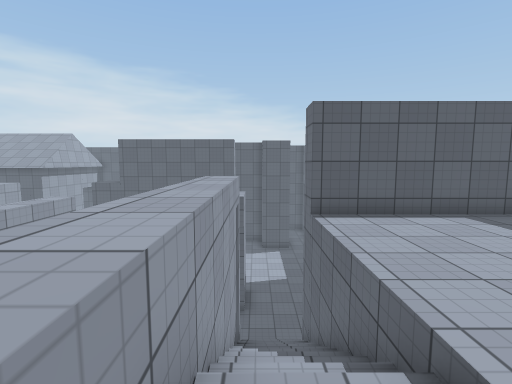
[1] (above)

22 first-person views from a walk through a 3-D level made in the Unity game engine. The camera is 1.4 m above the floor, tilts 6° down and sees 85° across. The floor is counted in squares, 1 m on a side. Each view is taken from the middle of a square. On the plan, view 1 faces up. The plan holds only what a view shows up to about 14 squares ahead; the rest is blank. The player character is not drawn. Surface patterns are stand-ins for the level's own textures.

[2]
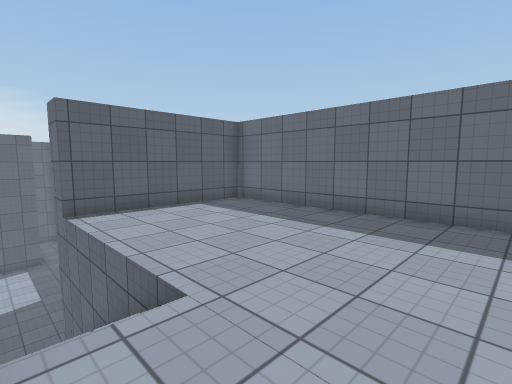

[3]
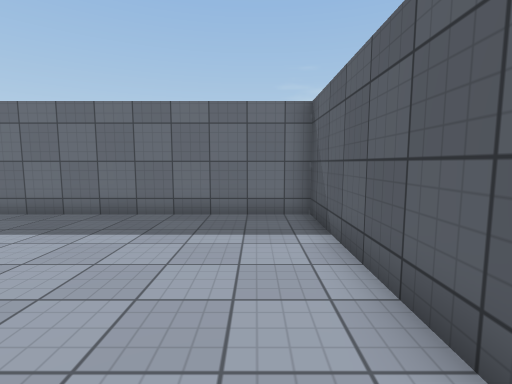

[4]
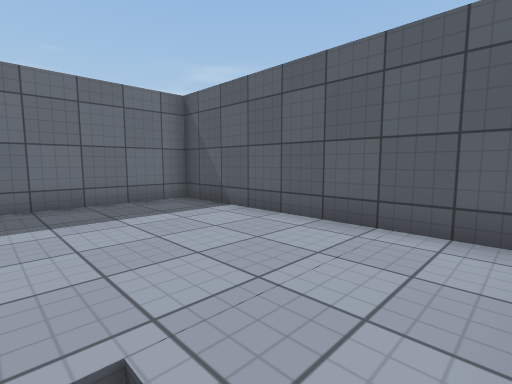

[5]
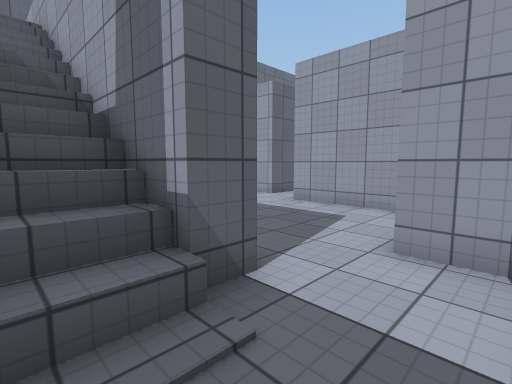

[6]
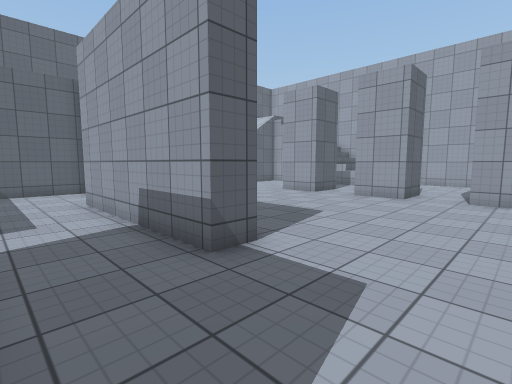

[7]
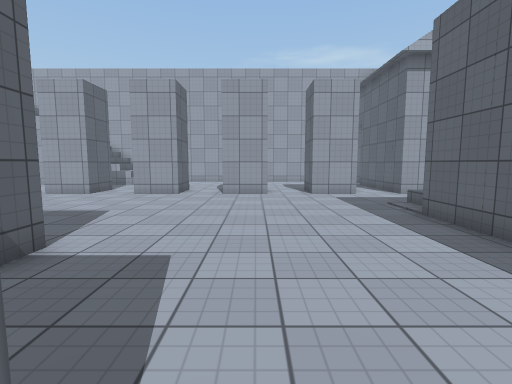

[8]
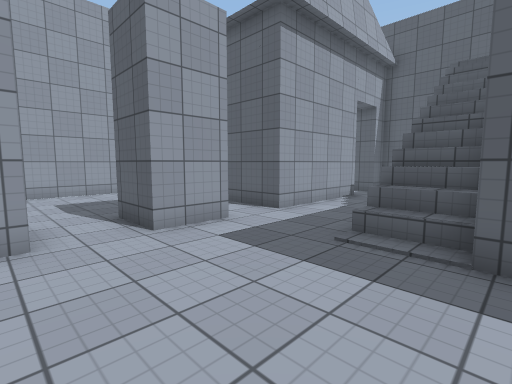

[9]
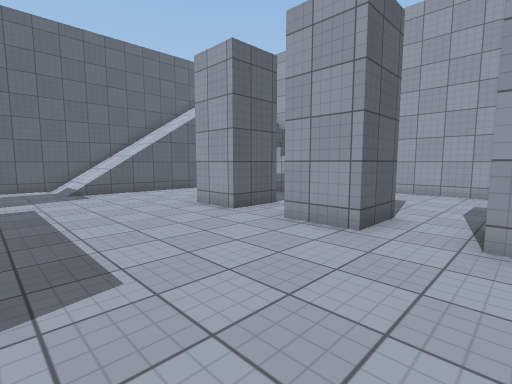

[10]
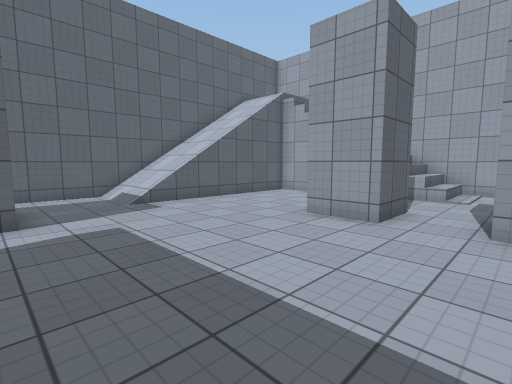

[11]
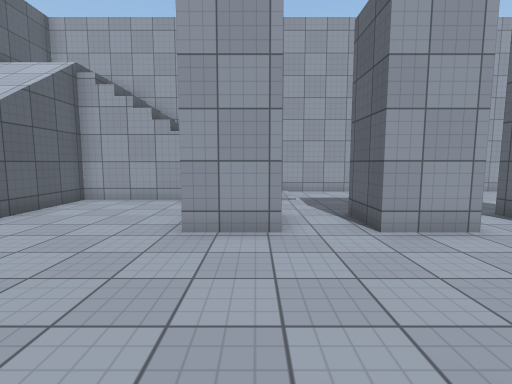

[12]
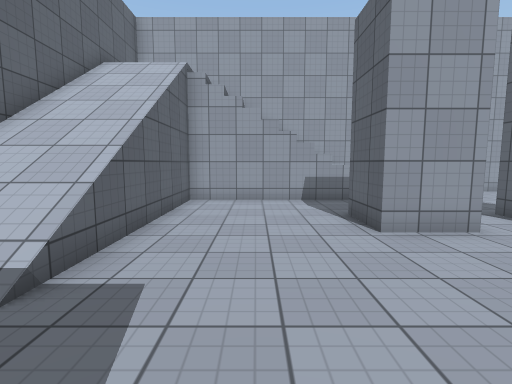

[13]
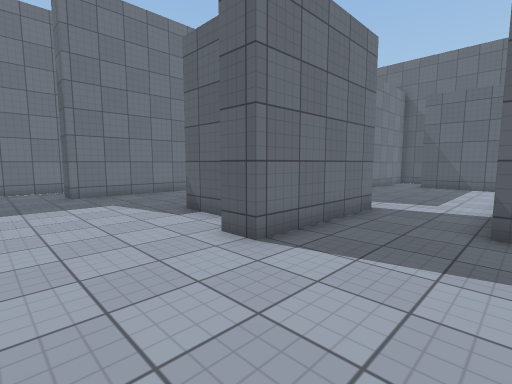

[14]
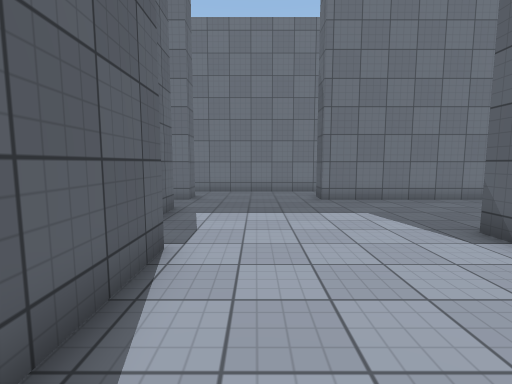

[15]
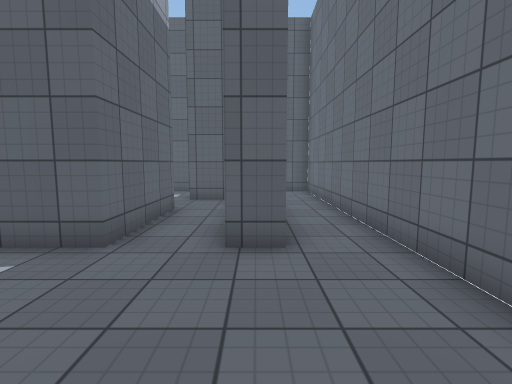

[16]
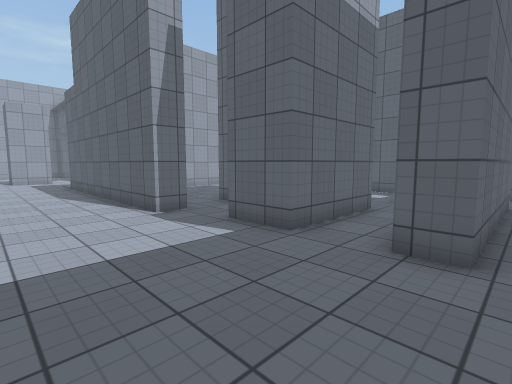

[17]
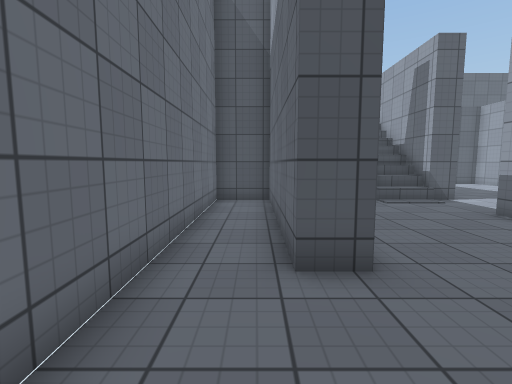

[18]
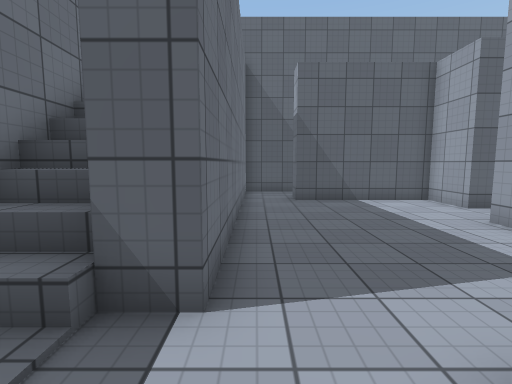

[19]
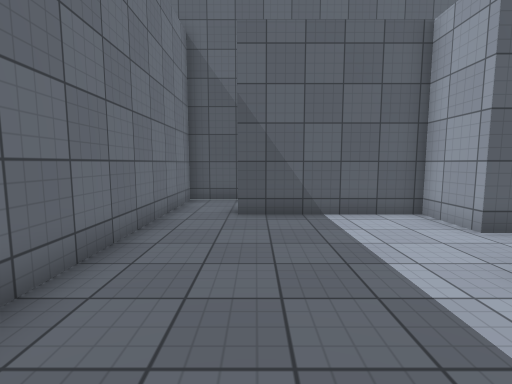

[20]
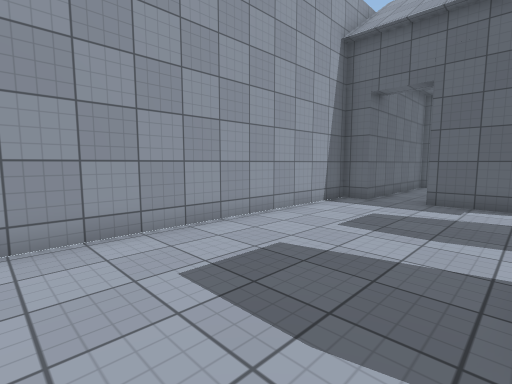

[21]
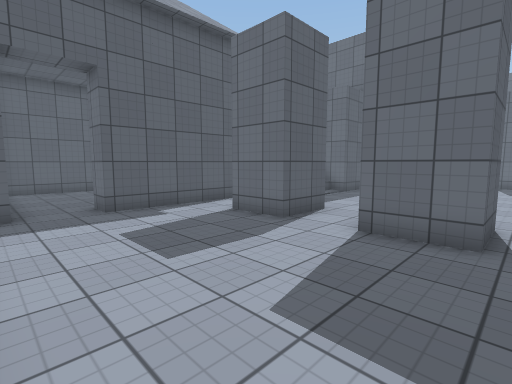

[22]
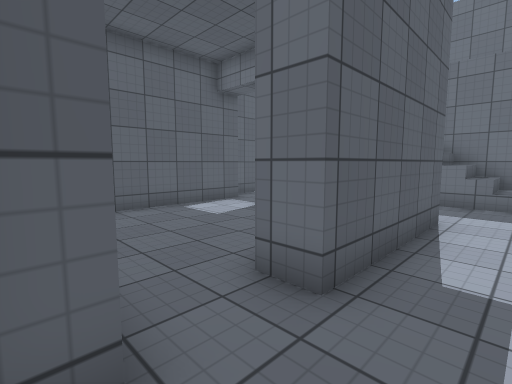

### Floor plan
Key: @ floor where view 1 was taken; # wall or solid block; . main floor; : floor 5 m higher than the main floor; / step, stairs or slope; = window, fence, low wall or low ledge.
Columns run from 25 left of view 1 to 8 right of it. Each row starts with its distance up from view 1.
 30         #####            ###  ####
 29   #######..               ..    .#
 28   ........                ..   ..#
 27   ........  //             .###..#
 26  #......#.  //             ...#..#
 25  #..... #.. //             ...#..#
 24  #....  #.. //             #..#..#
 23  #...   #.. //  #    ..#   #..#..#
 22 ##..#####...//  #    ....  #..#..#
 21 #...........//  #      ...##..#..#
 20 #...........//  ########.........#
 19 #......##........................#
 18 #......##........................#
 17 #................................#
 16 #................................#
 15 #......##.....................#..#
 14 #......##............#........#..#
 13 #....................####.....#..#
 12 #....................#  #.....#..#
 11 #......##........#...#........#..#
 10 #......##....... #...#...... .#..#
  9 #..............  #.......//.  #..#
  8 #///............ #......#//#######
  7 #///...##....... #......#//::::::#
  6 #/  ...##....... #......#//::::::#
  5 #  /............ #......#//::::::#
  4 #  /............ .......#//::::::#
  3 #///....................#//::::::#
  2 # //...........##.......=//::::::#
  1 # //........... #.......=::::::::#
  0 #   ////////... ######..=@:::::::#
 -1 #   ////////...       ..=::::::::#
 -2 #   ////////...       ..=::::::::#
 -3 ###############      #############

Positions as (right, up) in squares from view 1, and headings:
1: (0, 0), facing up
2: (0, -1), facing up-right
3: (0, -1), facing right
4: (0, 2), facing down-right
5: (1, 11), facing down-left
6: (-5, 15), facing down-left
7: (-4, 15), facing left
8: (-11, 15), facing up-left
9: (-11, 14), facing down-left
10: (-10, 10), facing down-left
11: (-11, 7), facing left
12: (-11, 3), facing left
13: (-8, 18), facing down-right
14: (-6, 18), facing right
15: (5, 16), facing up
16: (6, 16), facing up-left
17: (6, 19), facing down
18: (-2, 11), facing down
19: (-4, 8), facing down
20: (-19, 11), facing up-left
21: (-24, 13), facing up-right
22: (-24, 20), facing up-right
